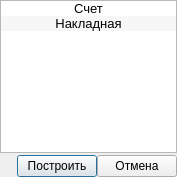
<?xml version="1.0" encoding="UTF-8"?>
<ui version="4.0">
 <class>Dialog</class>
 <widget class="QDialog" name="Dialog">
  <property name="geometry">
   <rect>
    <x>0</x>
    <y>0</y>
    <width>177</width>
    <height>177</height>
   </rect>
  </property>
  <property name="windowTitle">
   <string>Документы</string>
  </property>
  <layout class="QGridLayout" name="gridLayout">
   <property name="leftMargin">
    <number>0</number>
   </property>
   <property name="topMargin">
    <number>0</number>
   </property>
   <property name="rightMargin">
    <number>0</number>
   </property>
   <property name="bottomMargin">
    <number>0</number>
   </property>
   <property name="spacing">
    <number>2</number>
   </property>
   <item row="0" column="0">
    <widget class="QListWidget" name="lw_main">
     <property name="font">
      <font>
       <pointsize>10</pointsize>
      </font>
     </property>
     <property name="editTriggers">
      <set>QAbstractItemView::NoEditTriggers</set>
     </property>
     <property name="alternatingRowColors">
      <bool>true</bool>
     </property>
     <item>
      <property name="text">
       <string>Счет</string>
      </property>
      <property name="textAlignment">
       <set>AlignCenter</set>
      </property>
     </item>
     <item>
      <property name="text">
       <string>Накладная</string>
      </property>
      <property name="textAlignment">
       <set>AlignCenter</set>
      </property>
     </item>
    </widget>
   </item>
   <item row="1" column="0">
    <layout class="QHBoxLayout" name="horizontalLayout_2">
     <property name="spacing">
      <number>0</number>
     </property>
     <item>
      <spacer name="horizontalSpacer">
       <property name="orientation">
        <enum>Qt::Horizontal</enum>
       </property>
       <property name="sizeHint" stdset="0">
        <size>
         <width>40</width>
         <height>20</height>
        </size>
       </property>
      </spacer>
     </item>
     <item>
      <widget class="QPushButton" name="pushButton_2">
       <property name="text">
        <string>Построить</string>
       </property>
      </widget>
     </item>
     <item>
      <widget class="QPushButton" name="pushButton">
       <property name="text">
        <string>Отмена</string>
       </property>
      </widget>
     </item>
    </layout>
   </item>
  </layout>
 </widget>
 <resources/>
 <connections>
  <connection>
   <sender>pushButton_2</sender>
   <signal>clicked()</signal>
   <receiver>Dialog</receiver>
   <slot>ui_acc()</slot>
   <hints>
    <hint type="sourcelabel">
     <x>36</x>
     <y>164</y>
    </hint>
    <hint type="destinationlabel">
     <x>37</x>
     <y>212</y>
    </hint>
   </hints>
  </connection>
  <connection>
   <sender>pushButton</sender>
   <signal>clicked()</signal>
   <receiver>Dialog</receiver>
   <slot>ui_can()</slot>
   <hints>
    <hint type="sourcelabel">
     <x>129</x>
     <y>172</y>
    </hint>
    <hint type="destinationlabel">
     <x>132</x>
     <y>199</y>
    </hint>
   </hints>
  </connection>
 </connections>
 <slots>
  <slot>ui_acc()</slot>
  <slot>ui_can()</slot>
 </slots>
</ui>
